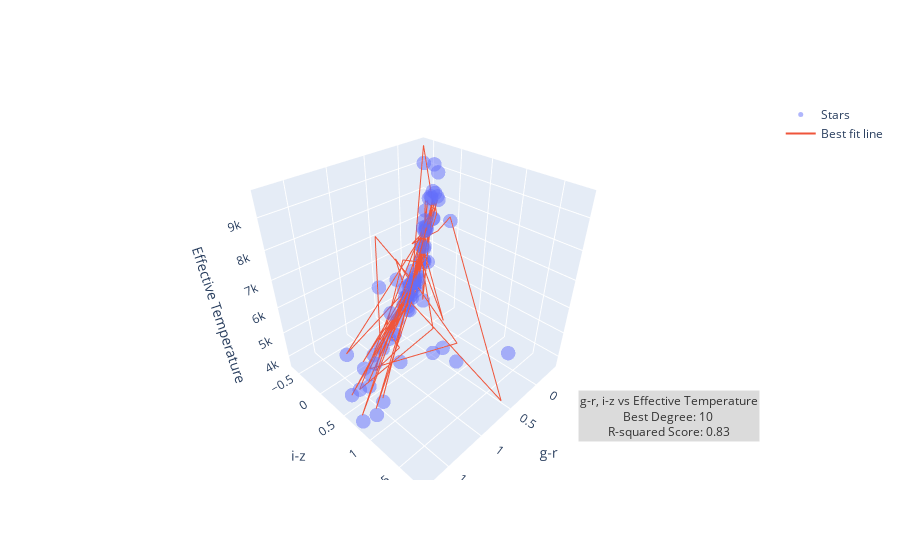

Write notebook code for a chart like this one.
### Code cell
gr_iz = pd.DataFrame()
gr_iz = color_filters_df["g_r"] + color_filters_df["i_z"]

x_train, x_test, y_train, y_test = train_test_split(gr_iz, color_filters_df["temperature"], test_size=0.2, random_state=42) 
x_train_reshape = x_train.values.reshape(-1, 1) 
x_test_reshape = x_test.values.reshape(-1, 1)

g_r_x_train, g_r_x_test, g_r_y_train, g_r_y_test = train_test_split(color_filters_df["g_r"], color_filters_df["temperature"], test_size=0.2, random_state=42) 
g_r_x_train_reshape = g_r_x_train.values.reshape(-1, 1) 
g_r_x_test_reshape = g_r_x_test.values.reshape(-1, 1)

i_z_x_train, i_z_x_test, i_z_y_train, i_z_y_test = train_test_split(color_filters_df["i_z"], color_filters_df["temperature"], test_size=0.2, random_state=42) 
i_z_x_train_reshape = i_z_x_train.values.reshape(-1, 1) 
i_z_x_test_reshape = i_z_x_test.values.reshape(-1, 1)

best_score = 0
best_prediction = None
best_degree = 0

for i in range(1, 11):
    poly = PolynomialFeatures(degree=i)

    x_train_tf = poly.fit_transform(x_train_reshape)
    x_test_tf = poly.fit_transform(x_test_reshape)

    model = LinearRegression()
    model.fit(x_train_tf, y_train)

    predictions = model.predict(x_test_tf)

    r2 = r2_score(y_test, predictions)
    
    if r2 > best_score:
        best_score = r2
        best_prediction = predictions
        best_degree = i

import plotly.graph_objects as go
# Create a 3D scatter plot
fig = go.Figure(data=[go.Scatter3d(x=g_r_x_test, y=i_z_x_test, z=g_r_y_test, mode='markers', name='Stars')])

fig.add_trace(go.Scatter3d(
    x=g_r_x_test, 
    y=i_z_x_test, 
    z=best_prediction,
    mode='lines',
    name='Best fit line'
))

# Annotation
description = 'g-r, i-z vs Effective Temperature<br>'
description += f'Best Degree: {best_degree}\n<br>'
description += f'R-squared Score: {best_score:.2f}<br>'

# Add a text annotation
fig.add_annotation(
    text=description,
    xref="paper", yref="paper",
    x=0.99, y=0.1,
    showarrow=False,
    font=dict(size=12, color="black"),
    bgcolor="lightgrey",
    opacity=0.8
)

# Customize the appearance if needed
fig.update_traces(marker=dict(size=5, opacity=0.5))

# Add labels
fig.update_layout(scene=dict(xaxis_title='g-r', yaxis_title='i-z', zaxis_title='Effective Temperature'))

# Show the interactive plot
fig.show()
